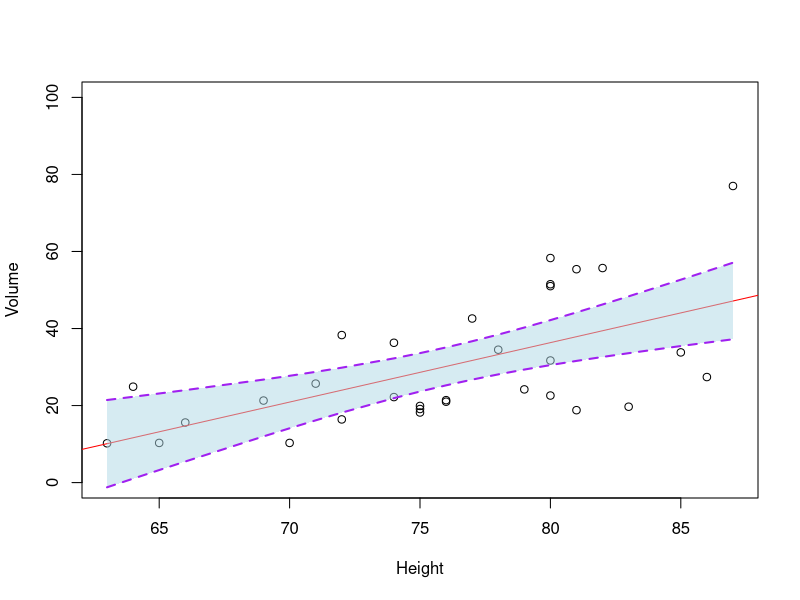
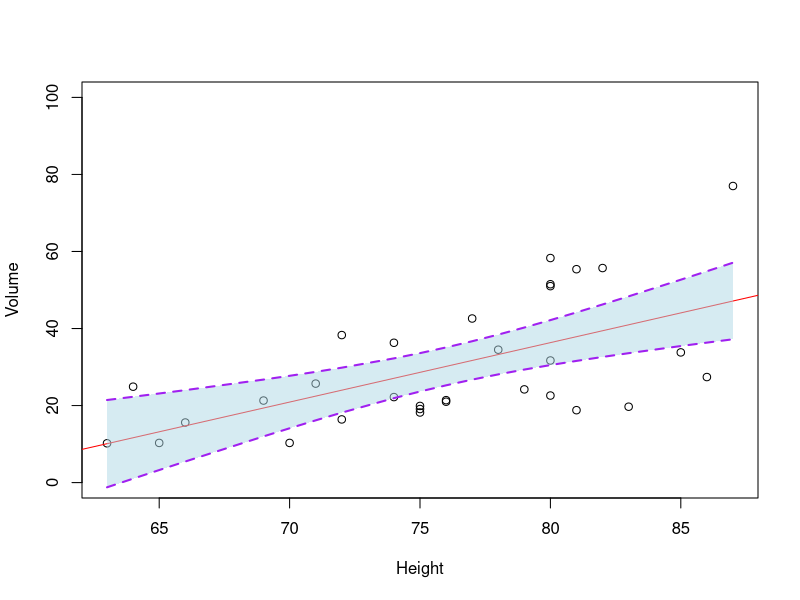

Source code (R) for these figures, in order:
## ---- chunk 1
knitr::opts_chunk$set(message = FALSE,  
                      warning = FALSE)   
## ---- chunk 2
trees -> df

df
## ---- chunk 3
library(dplyr)

df |> dplyr:::arrange(Height) -> df

plot(Volume ~ Height,
     ylim = c(0, 100),
     data = df)

fit <- lm(Volume ~ Height,
              data = df)

abline(fit, col = "red")

pred_CI <- predict(fit,
                   interval = "confidence")

# add polygon and overlplot the lines
polygon(x = c(df$Height, rev(df$Height)),
        y = c(pred_CI[ , 2], rev(pred_CI[ , 3])),
        col = adjustcolor("lightblue", alpha.f = 0.5),
        border = NA)

lines(df$Height,
      pred_CI[ , 2],
      lty = 2,
      col = "purple",
      lwd = 2)

lines(df$Height,
      pred_CI[ , 3],
      lty = 2,
      col = "purple",
      lwd = 2)
## ---- chunk 4
library(dplyr)

df |> dplyr:::arrange(Height) -> df

plot(Volume ~ Height,
     ylim = c(0, 100),
     data = df)

fit <- lm(Volume ~ Height,
              data = df)

abline(fit, col = "red")

pred_CI <- predict(fit,
                   interval = "confidence")

# add polygon and overlplot the lines
polygon(x = c(df$Height, rev(df$Height)),
        y = c(pred_CI[ , 2], rev(pred_CI[ , 3])),
        col = adjustcolor("lightblue", alpha.f = 0.5),
        border = NA)

lines(df$Height,
      pred_CI[ , 2],
      lty = 2,
      col = "purple",
      lwd = 2)

lines(df$Height,
      pred_CI[ , 3],
      lty = 2,
      col = "purple",
      lwd = 2)
